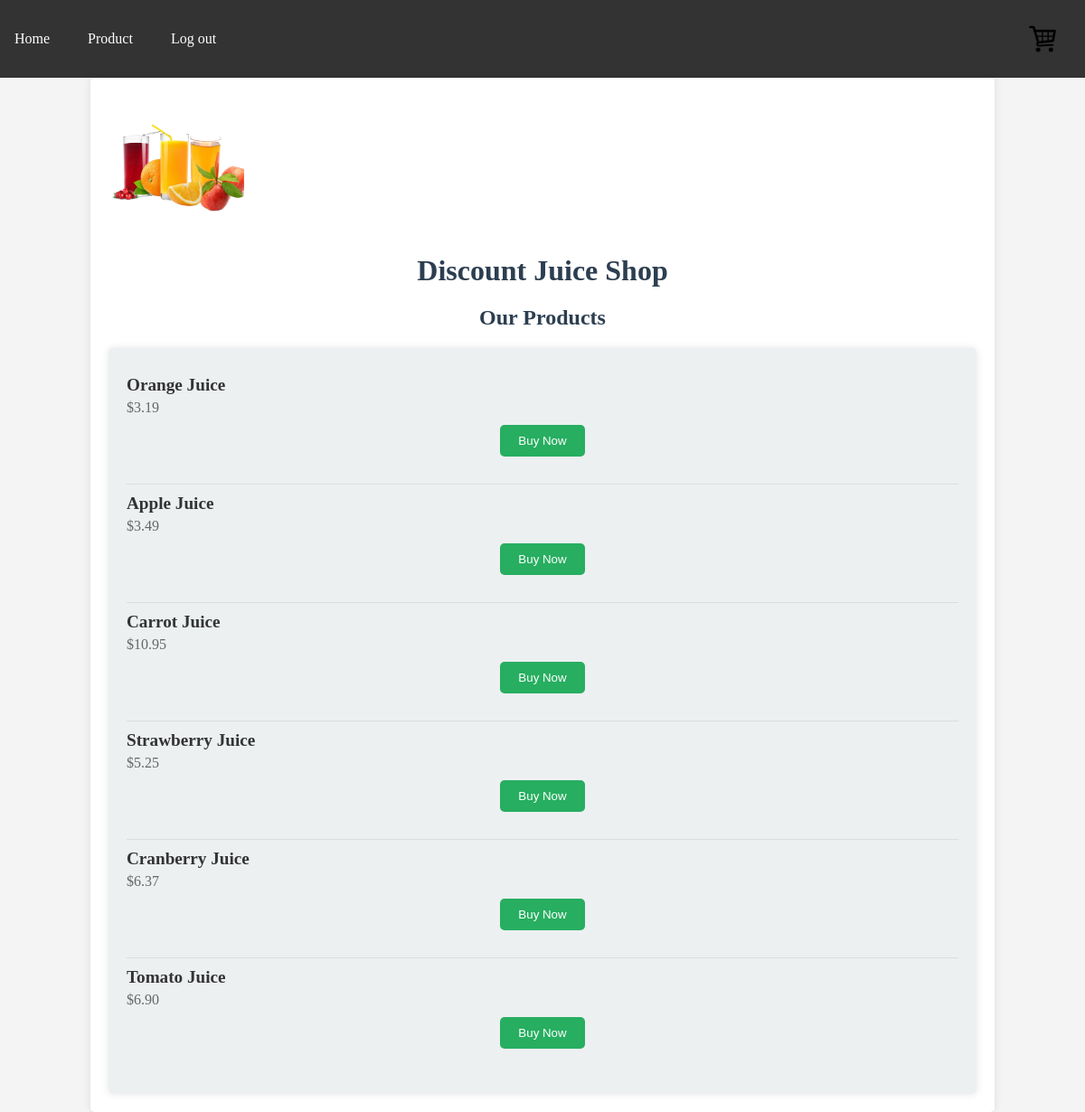
Screenshot of /products.php (signed in) with the database file from the repository.
### tables this page shows
CREATE TABLE `products` (
  `id` int NOT NULL AUTO_INCREMENT,
  `name` varchar(64) NOT NULL,
  `price` decimal(5,2) NOT NULL,
  PRIMARY KEY (`id`)
);

### products.php (the view, shortened to what this page needs)
<?php
require_once "/var/www/html/Discount-Juice-Shop/Connections/db.inc.php";
?>
<!DOCTYPE html>
<html lang="en">
<head>
    <link rel="stylesheet" href="default.css">
</head>
<body>
<?php include("header.inc.php"); ?>
<div class="container">
    <a href="/"><img src="images/logo.jpg" alt="Discount Juice Shop Logo" class="logo"></a>
    <h1>Discount Juice Shop</h1>
    <h2>Our Products</h2>
    <div class="product-list">
        <?php
        $result = mysqli_query($mysqli, "SELECT * FROM products");
        if ($result) {
            while ($row = mysqli_fetch_array($result)) {
                echo "<div class='product-item'>";
                echo "<h3>" . htmlspecialchars($row["name"]) . "</h3>";
                echo "<p>$" . htmlspecialchars($row["price"]) . "</p>";
                echo "<form class='buy-now-form' action='/Discount-Juice-Shop/cart/index.php' method='POST'>";
                echo "<input type='submit' value='Buy Now' />";
                echo "</form>";
                echo "</div>";
            }
        } else {
            echo "<p class='error'>Error: " . htmlspecialchars(mysqli_error($mysqli)) . "</p>";
        }
        ?>
    </div>
</div>
</body>
</html>

### default.css (style rules this page uses)
body { font-family: 'Times New Roman', Times, serif; margin: 0; padding: 0; background-color: #f4f4f4; color: #333; }
.container { width: 80%; margin: auto; overflow: hidden; padding: 20px; background-color: #fff; box-shadow: 0 0 10px rgba(0, 0, 0, 0.1); border-radius: 5px; }
.logo { max-width: 200px; height: auto; }
h1, h2 { color: #2c3e50; text-align: center; margin-bottom: 20px; }
form { margin: 20px 0; text-align: center; }
form input[type="submit"] { padding: 10px 20px; background-color: #27ae60; color: white; border: none; border-radius: 5px; cursor: pointer; }
.product-list { background: #ecf0f1; padding: 20px; margin-top: 20px; border-radius: 5px; box-shadow: 0 0 10px rgba(0, 0, 0, 0.1); }
.product-item { border-bottom: 1px solid #ddd; padding: 10px 0; }
.product-item:last-child { border-bottom: none; }

### products.php (style rules this page uses)
.logo { max-width: 150px; height: auto; }
.product-item { border-bottom: 1px solid #ddd; padding: 10px 0; }
.product-item:last-child { border-bottom: none; }
.product-item h3 { margin: 0; font-size: 1.2em; color: #333; }
.product-item p { margin: 5px 0 0; color: #666; }
.buy-now-form { margin-top: 10px; }

### rows the page displays
products: name "Orange Juice", price "3.19"
products: name "Apple Juice", price "3.49"
products: name "Carrot Juice", price "10.95"
products: name "Strawberry Juice", price "5.25"
products: name "Cranberry Juice", price "6.37"
products: name "Tomato Juice", price "6.90"

### other values shown
$item['label'] "Home"
$item['label'] "Product"
$item['label'] "Log out"
